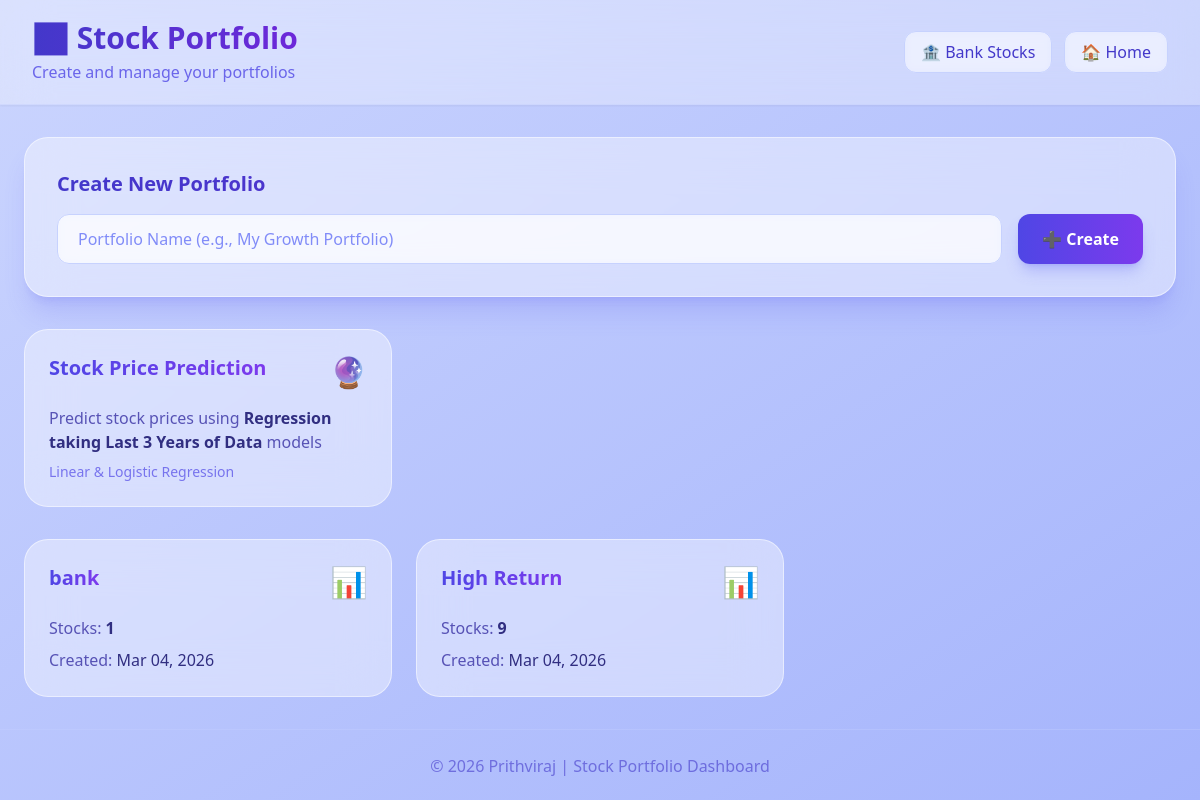
The page /portfolio/ on the database its author committed.
### portfolio/models.py (models this page shows, shortened)
class Portfolio(models.Model):
    name = models.CharField(max_length=100)
    user = models.ForeignKey(User, on_delete=models.CASCADE, null=True, blank=True)
    created_at = models.DateTimeField(auto_now_add=True)
    @property
    def total_stocks(self):
        return self.stocks.count()

### portfolio/views.py (the view)
# urls.py: path("portfolio/", views.portfolio_list, name="portfolio_list"),
def portfolio_list(request):
    portfolios = Portfolio.objects.all().order_by('-created_at')
    return render(request, "portfolio/portfolio_list.html", {"portfolios": portfolios})

### portfolio/templates/portfolio/portfolio_list.html (shortened to what this page needs)
<!DOCTYPE html>
<html lang="en">
<head>
    <script src="https://cdn.tailwindcss.com"></script>
</head>
<body class="min-h-screen bg-gradient-to-br from-[rgb(203,213,254)] to-indigo-300 text-indigo-950">
    <header class="px-8 py-5 border-b border-indigo-200/50 bg-white/30 backdrop-blur-xl shadow-sm">
        <div class="max-w-7xl mx-auto flex justify-between items-center">
            <div>
                <h1 class="text-3xl font-bold bg-gradient-to-r from-indigo-700 to-violet-700 bg-clip-text text-transparent">📈 Stock Portfolio</h1>
                <p class="text-indigo-600/80 mt-1 font-medium">Create and manage your portfolios</p>
            </div>
            <div class="flex gap-3">
                <a href="/banks/" class="px-4 py-2 bg-white/40 backdrop-blur-sm border border-indigo-200 rounded-xl text-indigo-700 font-medium hover:bg-white/60 transition-all duration-200">
                    🏦 Bank Stocks
                </a>
                <a href="/" class="px-4 py-2 bg-white/40 backdrop-blur-sm border border-indigo-200 rounded-xl text-indigo-700 font-medium hover:bg-white/60 transition-all duration-200">
                    🏠 Home
                </a>
            </div>
        </div>
    </header>
    <main class="max-w-7xl mx-auto px-6 py-8">
        <div class="bg-white/40 backdrop-blur-xl rounded-3xl p-8 mb-8 shadow-xl shadow-indigo-500/20 border border-white/50">
            <h2 class="text-xl font-bold bg-gradient-to-r from-indigo-700 to-violet-700 bg-clip-text text-transparent mb-4">Create New Portfolio</h2>
            <form method="POST" action="{% url 'create_portfolio' %}" class="flex gap-4">
                <input type="text" name="name" placeholder="Portfolio Name (e.g., My Growth Portfolio)"
                       required maxlength="100"
                       class="flex-1 px-5 py-3 bg-white/60 backdrop-blur-sm border border-indigo-200 rounded-xl text-indigo-900 placeholder-indigo-400 focus:ring-2 focus:ring-indigo-500 focus:border-indigo-500 focus:outline-none transition-all">
                <button type="submit" class="px-6 py-3 bg-gradient-to-r from-indigo-600 to-violet-600 text-white rounded-xl font-semibold shadow-lg shadow-indigo-500/30 hover:shadow-indigo-500/50 hover:scale-105 transition-all duration-300">
                    ➕ Create
                </button>
            </form>
        </div>
        <div class="grid grid-cols-1 md:grid-cols-2 lg:grid-cols-3 gap-6 mb-8">
            <a href="{% url 'stock_prediction' %}"
               class="bg-white/40 backdrop-blur-xl rounded-3xl p-6 hover:bg-white/60 transition-all duration-300 border border-white/50 hover:border-indigo-300 hover:shadow-xl hover:shadow-indigo-500/20 group">
                <div class="flex justify-between items-start mb-4">
                    <h3 class="text-xl font-bold bg-gradient-to-r from-indigo-600 to-violet-600 bg-clip-text text-transparent group-hover:scale-105 transition-transform">Stock Price Prediction</h3>
                    <span class="text-3xl">🔮</span>
                </div>
                <div class="space-y-2 text-indigo-800/80">
                    <p>Predict stock prices using <span class="text-indigo-900 font-bold">Regression taking Last 3 Years of Data</span> models</p>
                    <p class="text-sm text-indigo-600/70">Linear & Logistic Regression</p>
                </div>
            </a>
        </div>
        {% if portfolios %}
        <div class="grid grid-cols-1 md:grid-cols-2 lg:grid-cols-3 gap-6">
            {% for portfolio in portfolios %}
            <a href="{% url 'portfolio_detail' portfolio.id %}"
               class="bg-white/40 backdrop-blur-xl rounded-3xl p-6 hover:bg-white/60 transition-all duration-300 border border-white/50 hover:border-indigo-300 hover:shadow-xl hover:shadow-indigo-500/20 group">
                <div class="flex justify-between items-start mb-4">
                    <h3 class="text-xl font-bold bg-gradient-to-r from-indigo-600 to-violet-600 bg-clip-text text-transparent group-hover:scale-105 transition-transform">{{ portfolio.name }}</h3>
                    <span class="text-3xl">📊</span>
                </div>
                <div class="space-y-2 text-indigo-800/80">
                    <p>Stocks: <span class="text-indigo-900 font-bold">{{ portfolio.total_stocks }}</span></p>
                    <p>Created: <span class="text-indigo-900">{{ portfolio.created_at|date:"M d, Y" }}</span></p>
                </div>
            </a>
            {% endfor %}
        </div>
        {% else %}
        <div class="text-center py-16 bg-white/30 backdrop-blur-xl rounded-3xl border border-white/50">
            <p class="text-indigo-800/70 text-lg">No portfolios yet. Create your first portfolio above!</p>
        </div>
        {% endif %}
    </main>
    <footer class="py-6 border-t border-indigo-200/30 text-center text-indigo-700/60">
        © 2026 Prithviraj | Stock Portfolio Dashboard
    </footer>
</body>
</html>

### rows shown on the page
Portfolio: total_stocks "1", created_at "Mar 04, 2026"
Portfolio: total_stocks "9", created_at "Mar 04, 2026"
